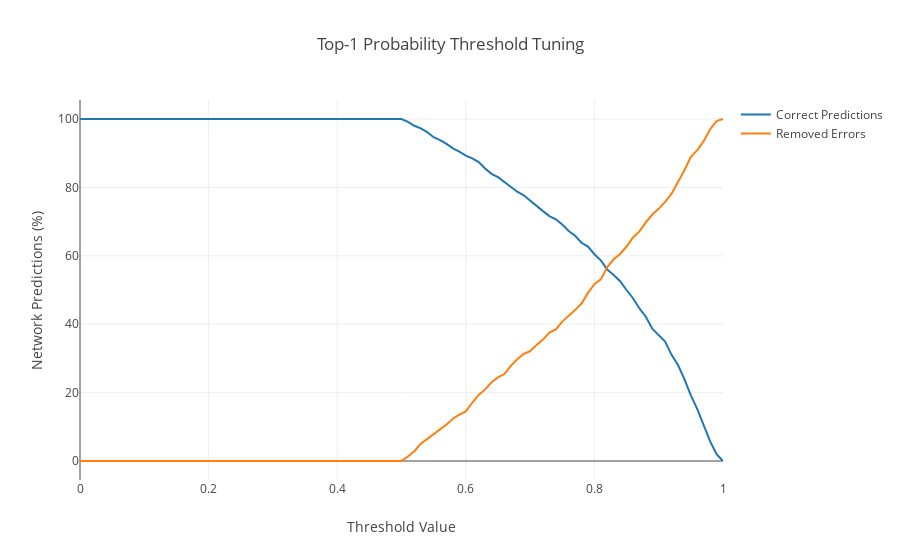

The code cell stored with this chart in its notebook:
### Markdown cell above
Effect on the number of correct predictions detected, error predictions removed when thresholding on probability. 
It is equivalent of only accepting prediction if the top-1 probability is > than the threshold:

### Code cell
# Threholds from 0 to 1, taking steps of 0.01
import numpy as np
threshold = np.arange(0, 1.01, 0.01)
correct_list, errors_list, n_correct, n_errors = evaluator.show_threshold_impact(evaluator.probabilities, evaluator.labels, type='probability')
